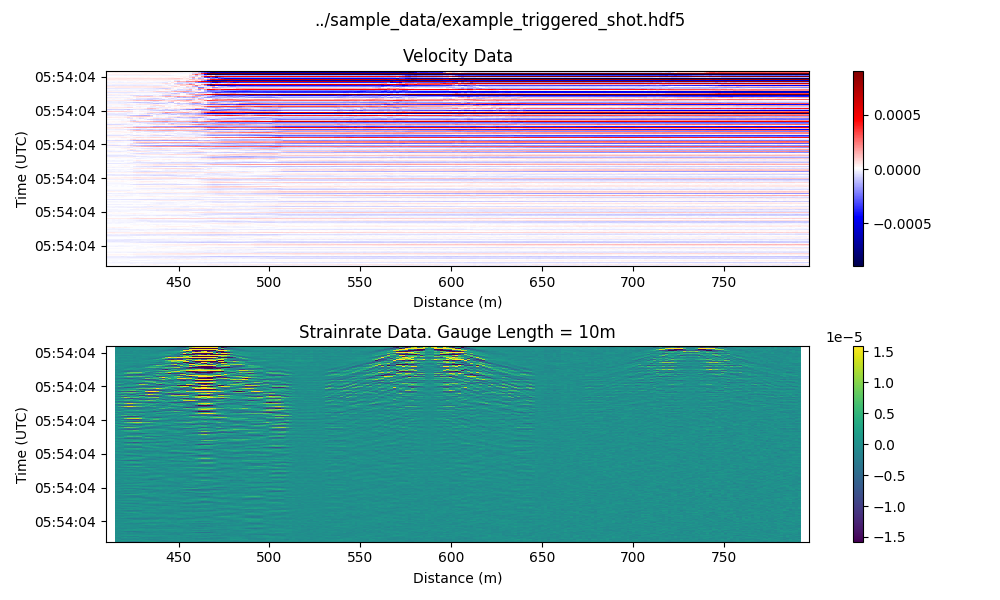

Here is the Python script that generated this plot:
"""Example for loading + plotting Terra15 Treble .hdf5 data."""
import h5py
from datetime import datetime
import numpy as np
import matplotlib.pyplot as plt
import matplotlib.dates as mdates


def load_hdf_slice(filepath, t_start=None, t_duration=None, x_start=None, x_stop=None, info=True):
    """
        Loads data and metadata from .hdf5 file. Optionally slices data in time and space.

        Args:
            file_path: hdf5 file path.
            t_start: Time from start of data to begin slice (s)
            t_duration: Length of desired data slice (s)
            x_start: Start fibre distance from front of Treble (m)
            x_stop: Stop fibre distance from front of Treble (m)

        Returns:
            data: Sliced data array.
            metadata: Attributes of hdf file.
            timestamps: Sliced timestamp vector.
            distances: Sliced distance vector.

        """
    print(f"Loading: {filepath}")

    with h5py.File(filepath, "r") as f:
        md = dict(f.attrs)
        dt = md["dt_computer"]
        dx = md["dx"]

        # Accesses full data but does not load into memory
        data = f["data_product"]["data"]
        if "gps_time" in f["data_product"].keys():
            t = f["data_product"]["gps_time"]
        else:
            print("Using Computer Time, either because no GPS data was recorded or this is a re-saved dataset.")
            t = f["data_product"]["posix_time"]
        x = np.arange(md["nx"]) * md["dx"] + md["sensing_range_start"]

        if info is True:
            # Prints dimensions of full data
            print(f"Full Dataset Properties:")
            print(f"    Data Shape:         {data.shape}")
            print(f"    t_end - t_start:    {t[-1]-t[0]:.8f} s")
            print(f"    nt * dt_computer:   {t.shape[0] * dt}")
            print(f"    Timestamps:         [{t[0]:.2f} : {t[-1]:.2f}] ({t[-1] - t[0]:.2f}s)")
            print(f"    Times (UTC):        [{datetime.utcfromtimestamp(t[0])} : {datetime.utcfromtimestamp(t[-1])}]")
            print(f"    Distance:           [{x[0]:.1f} : {x[-1]:.1f}] m")

        # Calculates slice boundaries in samples
        if t_start:
            t1 = int(t_start / dt)
        else:
            t1 = 0
        if t_duration:
            t2 = t1 + int(t_duration / dt)
            # Enforces limit on end of data.
            if t2 > len(t):
                t2 = len(t)
        else:
            t2 = None

        if x_start:
            x1 = int((x_start-md["sensing_range_start"])/dx)
        else:
            x1 = None
        if x_stop:
            x2 = int((x_stop-md["sensing_range_start"])/dx)
        else:
            x2 = None

        # Slices data in space and time.
        # Only the SLICE of data is loaded into memory
        data = data[t1:t2, x1:x2]
        t = t[t1:t2]
        x = x[x1:x2]

        if info is True:
            # Prints dimensions of sliced output data
            print(f"Loading data slice:")
            print(f"    Data Shape:         {data.shape}")
            print(f"    t_end - t_start:    {t[-1]-t[0]:.8f} s")
            print(f"    nt * dt_computer:   {t.shape[0] * dt}")
            print(f"    Timestamps:         [{t[0]:.2f} : {t[-1]:.2f}] ({t[-1] - t[0]:.2f}s)")
            print(f"    Times (UTC):        [{datetime.utcfromtimestamp(t[0])} : {datetime.utcfromtimestamp(t[-1])}]")
            print(f"    Distance:           [{x[0]:.1f} : {x[-1]:.1f}] m")
        return data, md, t, x

def convert_velocity_to_strainrate(velocity, dx, gauge_length):
    """Convert velocity data to strainrate by performing gauge calculation."""
    gauge_samples = int(round( gauge_length / dx ))
    gauge_length  = gauge_samples * dx
    strain_rate = velocity[:, gauge_samples:] - velocity[:, :-gauge_samples]
    strain_rate = strain_rate / gauge_length
    return strain_rate


def correct_gauge_length_offset(x_vector, gauge_length):
    """Compensate for distance shift of data caused by gauge_length calculation."""
    # crops end of x_vector by gauge length
    dx = x_vector[1] - x_vector[0]
    gauge_samples = int(round(gauge_length / dx))
    gauge_length = gauge_samples * dx
    x_correct = x_vector[:-gauge_samples]

    # compensates for GL/2 signal offset
    x_correct = x_correct + gauge_length / 2
    return x_correct


def plot_2d(data, hor, vert, axis=None, cmap=None, **kwargs):

    extent = min(hor), max(hor), max(vert), min(vert)

    # parameters for color scaling
    data_mean = np.mean(data)
    data_sdev = np.std(data)

    # specifies colour parameters:
    if "vmax" in kwargs.keys():
        vmax = kwargs["vmax"]
    else:
        vmax = data_mean + 4 * data_sdev

    if "vmin" in kwargs.keys():
        vmin = kwargs["vmin"]
    else:
        vmin = data_mean - 4 * data_sdev

    if cmap is None:
        cmap = plt.cm.seismic.copy()

    # creates a figure if not given an existing axis
    if axis:
        plt.sca(axis)
    else:
        plt.figure(figsize=(10, 6))
        axis = plt.subplot(111)

    plt.imshow(
        data,
        cmap=cmap,
        origin="upper",
        interpolation="nearest",
        extent=extent,
        vmin=vmin, vmax=vmax,
        aspect="auto"
    )

    plt.colorbar()
    axis.yaxis.set_major_formatter(mdates.DateFormatter('%H:%M:%S'))
    plt.xlabel("Distance (m)")
    plt.ylabel("Time (UTC)")

# Define the location of the .hdf5 file
hdf_file = "../sample_data/example_triggered_shot.hdf5"
# Define the gauge length
gauge_length = 10  # (meters)

# Read data, cropped from 0.5 seconds into the file until 2 seconds in
# and only between locations 1950 - 2050 meters.
velocity_data, metadata, t, x = load_hdf_slice(
    hdf_file,
    t_start=0.5,
    t_duration=2,
    x_start=0,
    x_stop=900
)

# convert velocity data to strainrate, using a custom gauge_length
dx = metadata["dx"]
strainrate_data = convert_velocity_to_strainrate(velocity_data, dx, gauge_length)
x_strainrate = correct_gauge_length_offset(x, gauge_length)

# converts timestamps to plot-compatible format.
t_plot = np.array(t, dtype="datetime64[s]")
t_plot = mdates.date2num(t_plot)

# create figure
plt.figure(figsize=(10,6))
plt.suptitle(hdf_file)

# plots both data types on the same plot
ax1 = plt.subplot(211)
plt.title("Velocity Data")
plot_2d(
    velocity_data, x, t_plot,
    axis=ax1,
    cmap="seismic"
)

ax2 = plt.subplot(212, sharex=ax1, sharey=ax1)
plt.title(f"Strainrate Data. Gauge Length = {gauge_length}m")
plot_2d(
    strainrate_data, x_strainrate, t_plot,
    axis=ax2,
    cmap="viridis"
)
plt.xlim(x[0],x[-1])

plt.tight_layout()
plt.savefig("plot_hdf5_simple.png")
plt.show()